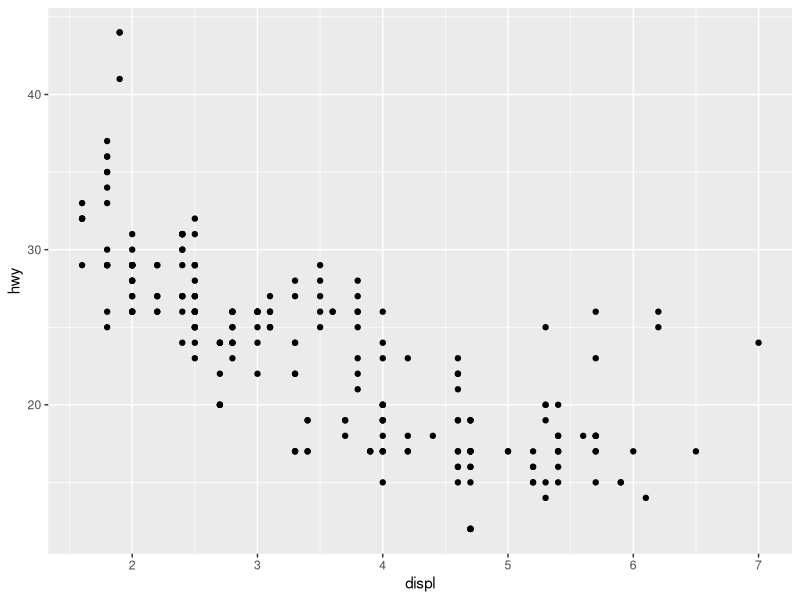
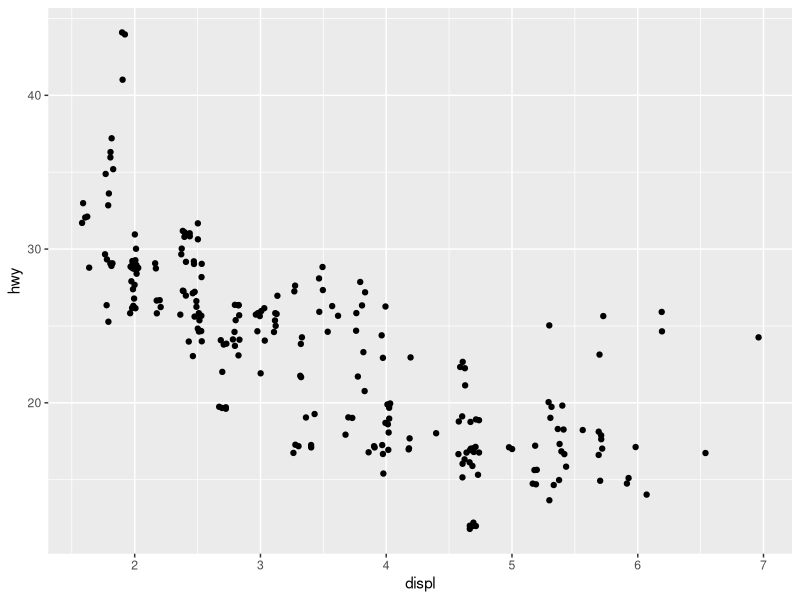
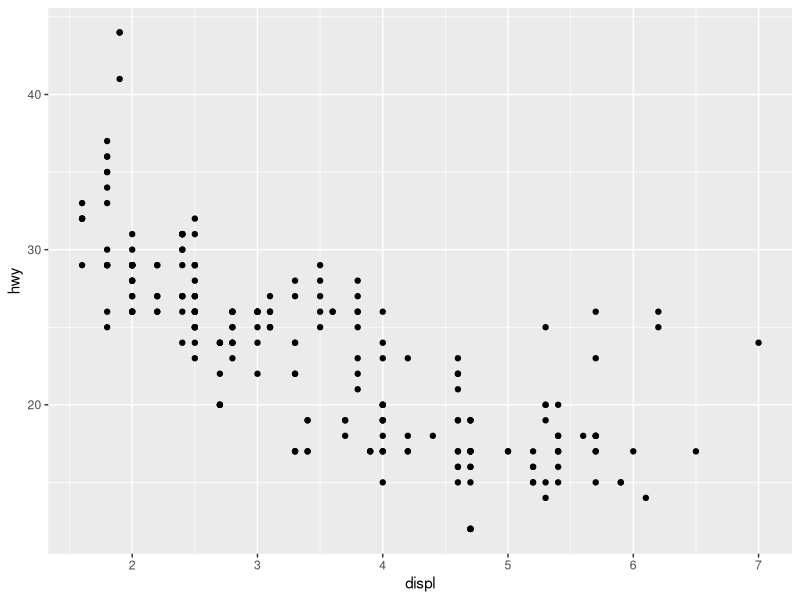
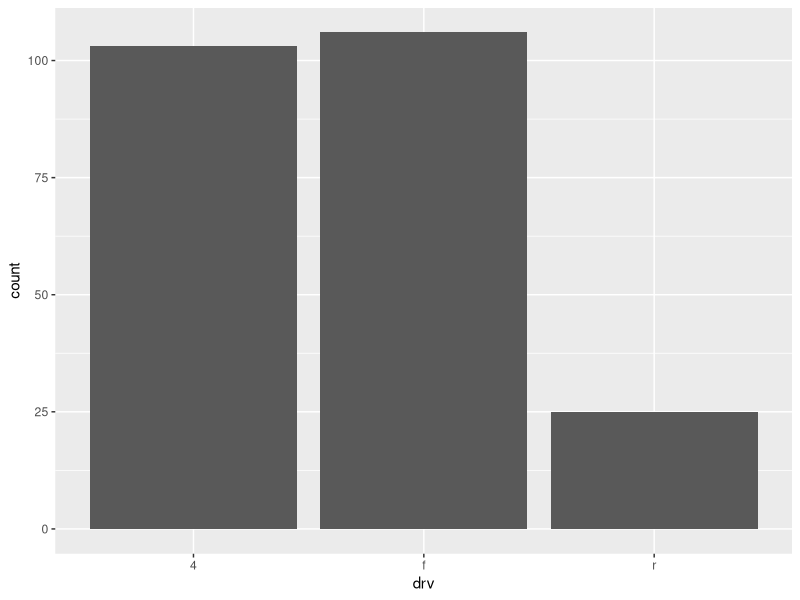
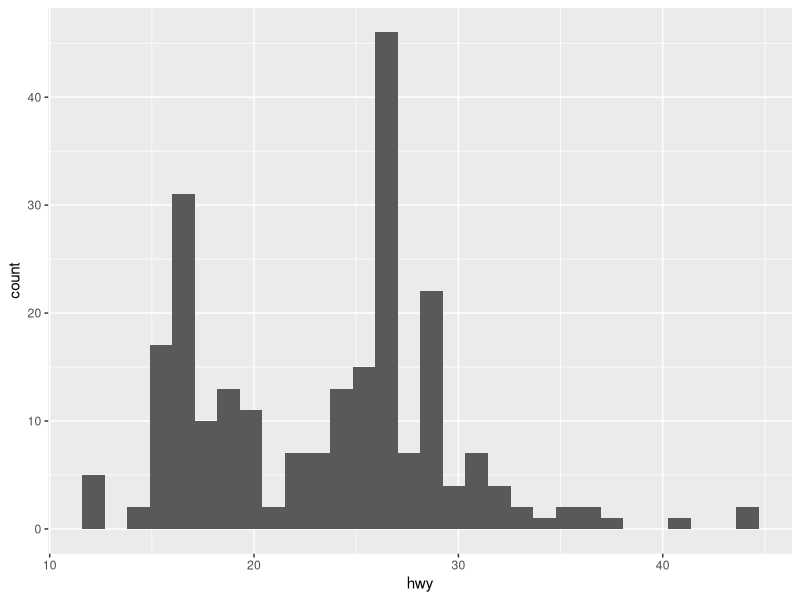
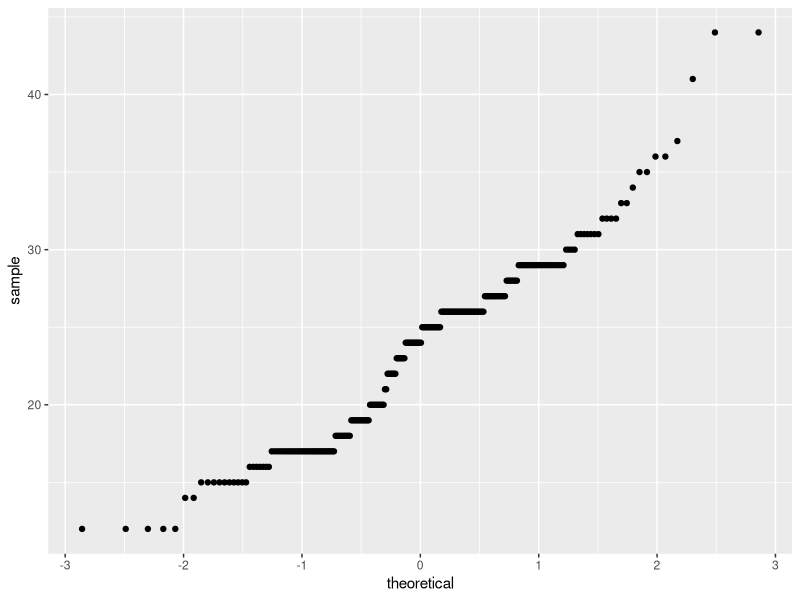
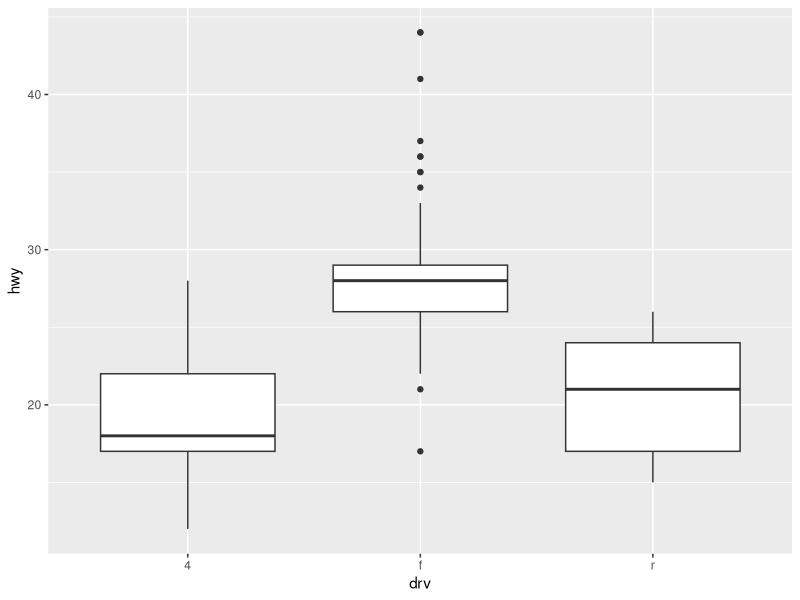

R code for these plots, in order: (Note: this script raises an error after producing the figures.)
## ---- chunk 1
knitr::opts_chunk$set(echo = TRUE)
library(ggplot2)
## ---- chunk 2
geom_histogram
## ---- chunk 3
g <- ggplot(data=mpg)
## ---- chunk 4
g + geom_point(mapping=aes(x=displ, y=hwy))
## ---- chunk 5
g + geom_jitter(mapping=aes(x=displ, y=hwy))
## ---- chunk 6
ggplot(data=mpg) + stat_identity(mapping=aes(x=displ, y=hwy))
## ---- chunk 7
ggplot(data=mpg) + stat_count(mapping=aes(x=drv))
## ---- chunk 8
ggplot(data=mpg) + stat_bin(mapping=aes(x=hwy))
## ---- chunk 9
ggplot(data=mpg) + stat_qq(mapping=aes(sample=hwy))
## ---- chunk 10
ggplot(data=mpg) + stat_boxplot(mapping=aes(x=drv, y=hwy))
## ---- chunk 11
ggplot(data=mpg, mapping=aes(x=displ, y=hwy)) + 
  position_identity()
## ---- chunk 12

## ---- chunk 13

## ---- chunk 14

## ---- chunk 15

## ---- chunk 16

## ---- chunk 17

## ---- chunk 18

## ---- chunk 19
drive <- data.frame(type = c("four wheel",
                             "front wheel",
                             "rear wheel"),
                    count = c(sum(mpg$drv == "4"),
                              sum(mpg$drv == "f"),
                              sum(mpg$drv == "r")))
## ---- chunk 20

## ---- chunk 21

## ---- chunk 22

## ---- chunk 23

## ---- chunk 24

## ---- chunk 25

## ---- chunk 26

## ---- chunk 27

## ---- chunk 28

## ---- chunk 29

## ---- chunk 30

## ---- chunk 31

## ---- chunk 32

## ---- chunk 33

## ---- chunk 34

## ---- chunk 35

## ---- chunk 36

## ---- chunk 37

## ---- chunk 38

